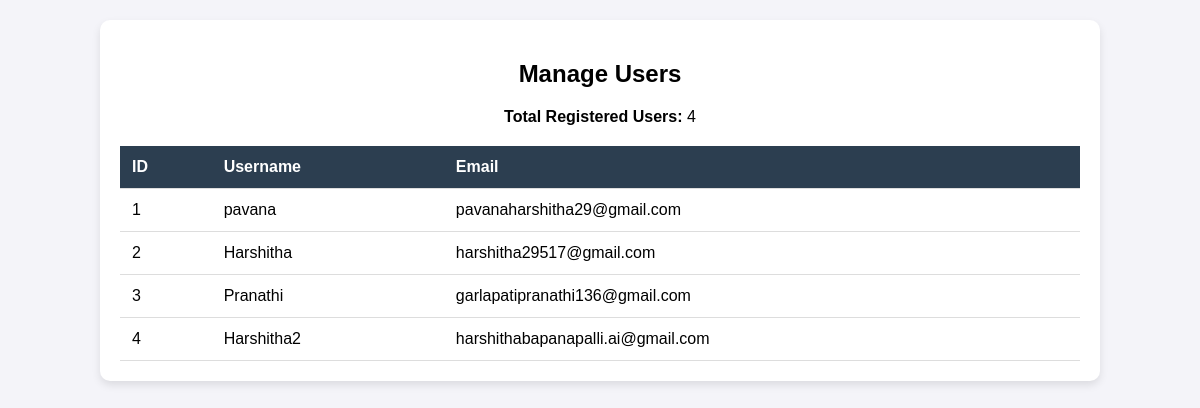
Page /manage_users (signed in) on the earlier database version.
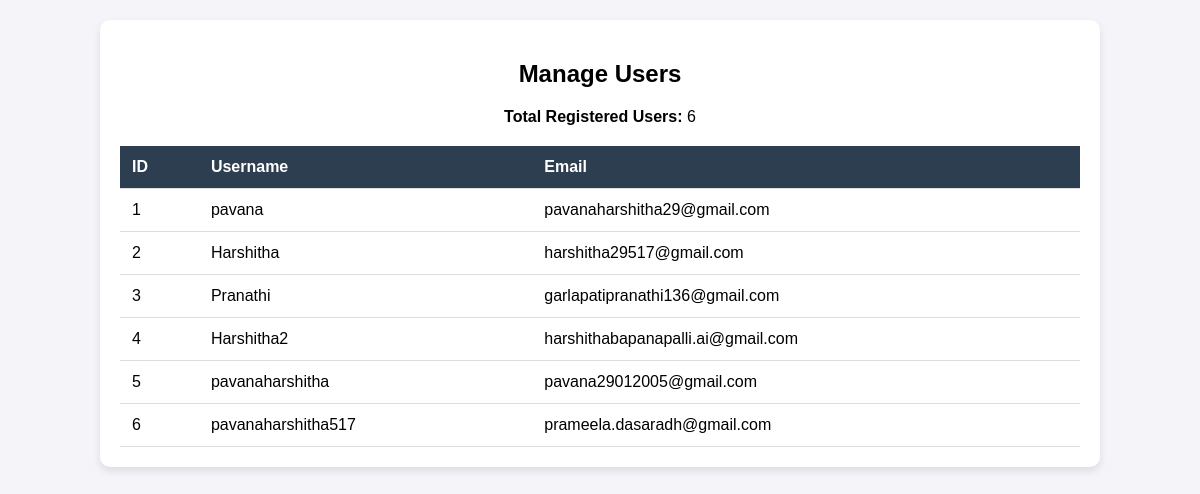
Same page on the later database version.
### app.py (models this page shows)
class User(db.Model):
    __tablename__ = 'user'
    id = db.Column(db.Integer, primary_key=True)
    username = db.Column(db.String(20), unique=True, nullable=False)
    email = db.Column(db.String(100), unique=True, nullable=False)
    password = db.Column(db.String(60), nullable=False)

### app.py (the view)
@app.route('/manage_users')
def manage_users():
    if "admin_id" not in session:
        flash("Unauthorized access!", "danger")
        return redirect(url_for('login'))
    users = User.query.all()
    return render_template('manage_users.html', users=users)

### templates/manage_users.html (shortened to what this page needs)
<!DOCTYPE html>
<html lang="en">
<head>
    <link rel="stylesheet" href="{{ url_for('static', filename='styles.css') }}">
</head>
<body>
<div class="container">
    <h2>Manage Users</h2>
    <p><strong>Total Registered Users:</strong> {{ users | length }}</p>
    <table>
        <thead>
            <tr>
                <th>ID</th>
                <th>Username</th>
                <th>Email</th>
            </tr>
        </thead>
        <tbody>
            {% for user in users %}
            <tr>
                <td>{{ user.id }}</td>
                <td>{{ user.username }}</td>
                <td>{{ user.email }}</td>
            </tr>
            {% endfor %}
        </tbody>
    </table>
</div>
</body>
</html>

Differences in the rows shown:
added User: id "5", username "pavanaharshitha", email "pavana29012005@gmail.com"
added User: id "6", username "pavanaharshitha517", email "prameela.dasaradh@gmail.com"
Other differences:
{{ users | length }}: "4" → "6"
